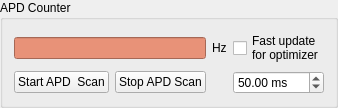
        <widget class="QGroupBox" name="groupBox_apd">
         <property name="title">
          <string>APD Counter</string>
         </property>
         <layout class="QGridLayout" name="gridLayout_5">
          <item row="0" column="2">
           <widget class="QLabel" name="label_16">
            <property name="text">
             <string>Hz</string>
            </property>
           </widget>
          </item>
          <item row="0" column="3">
           <widget class="QCheckBox" name="apd_optimize_timer_checkBox">
            <property name="text">
             <string>Fast update
for optimizer</string>
            </property>
           </widget>
          </item>
          <item row="1" column="0">
           <widget class="QPushButton" name="scan_apd_start_pushButton">
            <property name="text">
             <string>Start APD  Scan</string>
            </property>
           </widget>
          </item>
          <item row="1" column="1">
           <widget class="QPushButton" name="scan_apd_stop_pushButton">
            <property name="text">
             <string>Stop APD Scan</string>
            </property>
           </widget>
          </item>
          <item row="0" column="0" colspan="2">
           <widget class="QLineEdit" name="apd_counter_output_lineEdit">
            <property name="palette">
             <palette>
              <active>
               <colorrole role="WindowText">
                <brush brushstyle="SolidPattern">
                 <color alpha="255">
                  <red>0</red>
                  <green>0</green>
                  <blue>0</blue>
                 </color>
                </brush>
               </colorrole>
               <colorrole role="Button">
                <brush brushstyle="SolidPattern">
                 <color alpha="255">
                  <red>232</red>
                  <green>146</green>
                  <blue>120</blue>
                 </color>
                </brush>
               </colorrole>
               <colorrole role="Light">
                <brush brushstyle="SolidPattern">
                 <color alpha="255">
                  <red>255</red>
                  <green>232</green>
                  <blue>225</blue>
                 </color>
                </brush>
               </colorrole>
               <colorrole role="Midlight">
                <brush brushstyle="SolidPattern">
                 <color alpha="255">
                  <red>243</red>
                  <green>189</green>
                  <blue>172</blue>
                 </color>
                </brush>
               </colorrole>
               <colorrole role="Dark">
                <brush brushstyle="SolidPattern">
                 <color alpha="255">
                  <red>116</red>
                  <green>73</green>
                  <blue>60</blue>
                 </color>
                </brush>
               </colorrole>
               <colorrole role="Mid">
                <brush brushstyle="SolidPattern">
                 <color alpha="255">
                  <red>155</red>
                  <green>97</green>
                  <blue>80</blue>
                 </color>
                </brush>
               </colorrole>
               <colorrole role="Text">
                <brush brushstyle="SolidPattern">
                 <color alpha="255">
                  <red>0</red>
                  <green>0</green>
                  <blue>0</blue>
                 </color>
                </brush>
               </colorrole>
               <colorrole role="BrightText">
                <brush brushstyle="SolidPattern">
                 <color alpha="255">
                  <red>255</red>
                  <green>255</green>
                  <blue>255</blue>
                 </color>
                </brush>
               </colorrole>
               <colorrole role="ButtonText">
                <brush brushstyle="SolidPattern">
                 <color alpha="255">
                  <red>0</red>
                  <green>0</green>
                  <blue>0</blue>
                 </color>
                </brush>
               </colorrole>
               <colorrole role="Base">
                <brush brushstyle="SolidPattern">
                 <color alpha="255">
                  <red>232</red>
                  <green>146</green>
                  <blue>120</blue>
                 </color>
                </brush>
               </colorrole>
               <colorrole role="Window">
                <brush brushstyle="SolidPattern">
                 <color alpha="255">
                  <red>232</red>
                  <green>146</green>
                  <blue>120</blue>
                 </color>
                </brush>
               </colorrole>
               <colorrole role="Shadow">
                <brush brushstyle="SolidPattern">
                 <color alpha="255">
                  <red>0</red>
                  <green>0</green>
                  <blue>0</blue>
                 </color>
                </brush>
               </colorrole>
               <colorrole role="AlternateBase">
                <brush brushstyle="SolidPattern">
                 <color alpha="255">
                  <red>243</red>
                  <green>200</green>
                  <blue>187</blue>
                 </color>
                </brush>
               </colorrole>
               <colorrole role="ToolTipBase">
                <brush brushstyle="SolidPattern">
                 <color alpha="255">
                  <red>255</red>
                  <green>255</green>
                  <blue>220</blue>
                 </color>
                </brush>
               </colorrole>
               <colorrole role="ToolTipText">
                <brush brushstyle="SolidPattern">
                 <color alpha="255">
                  <red>0</red>
                  <green>0</green>
                  <blue>0</blue>
                 </color>
                </brush>
               </colorrole>
              </active>
              <inactive>
               <colorrole role="WindowText">
                <brush brushstyle="SolidPattern">
                 <color alpha="255">
                  <red>0</red>
                  <green>0</green>
                  <blue>0</blue>
                 </color>
                </brush>
               </colorrole>
               <colorrole role="Button">
                <brush brushstyle="SolidPattern">
                 <color alpha="255">
                  <red>232</red>
                  <green>146</green>
                  <blue>120</blue>
                 </color>
                </brush>
               </colorrole>
               <colorrole role="Light">
                <brush brushstyle="SolidPattern">
                 <color alpha="255">
                  <red>255</red>
                  <green>232</green>
                  <blue>225</blue>
                 </color>
                </brush>
               </colorrole>
               <colorrole role="Midlight">
                <brush brushstyle="SolidPattern">
                 <color alpha="255">
                  <red>243</red>
                  <green>189</green>
                  <blue>172</blue>
                 </color>
                </brush>
               </colorrole>
               <colorrole role="Dark">
                <brush brushstyle="SolidPattern">
                 <color alpha="255">
                  <red>116</red>
                  <green>73</green>
                  <blue>60</blue>
                 </color>
                </brush>
               </colorrole>
               <colorrole role="Mid">
                <brush brushstyle="SolidPattern">
                 <color alpha="255">
                  <red>155</red>
                  <green>97</green>
                  <blue>80</blue>
                 </color>
                </brush>
               </colorrole>
               <colorrole role="Text">
                <brush brushstyle="SolidPattern">
                 <color alpha="255">
                  <red>0</red>
                  <green>0</green>
                  <blue>0</blue>
                 </color>
                </brush>
               </colorrole>
               <colorrole role="BrightText">
                <brush brushstyle="SolidPattern">
                 <color alpha="255">
                  <red>255</red>
                  <green>255</green>
                  <blue>255</blue>
                 </color>
                </brush>
               </colorrole>
               <colorrole role="ButtonText">
                <brush brushstyle="SolidPattern">
                 <color alpha="255">
                  <red>0</red>
                  <green>0</green>
                  <blue>0</blue>
                 </color>
                </brush>
               </colorrole>
               <colorrole role="Base">
                <brush brushstyle="SolidPattern">
                 <color alpha="255">
                  <red>232</red>
                  <green>146</green>
                  <blue>120</blue>
                 </color>
                </brush>
               </colorrole>
               <colorrole role="Window">
                <brush brushstyle="SolidPattern">
                 <color alpha="255">
                  <red>232</red>
                  <green>146</green>
                  <blue>120</blue>
                 </color>
                </brush>
               </colorrole>
               <colorrole role="Shadow">
                <brush brushstyle="SolidPattern">
                 <color alpha="255">
                  <red>0</red>
                  <green>0</green>
                  <blue>0</blue>
                 </color>
                </brush>
               </colorrole>
               <colorrole role="AlternateBase">
                <brush brushstyle="SolidPattern">
                 <color alpha="255">
                  <red>243</red>
                  <green>200</green>
                  <blue>187</blue>
                 </color>
                </brush>
               </colorrole>
               <colorrole role="ToolTipBase">
                <brush brushstyle="SolidPattern">
                 <color alpha="255">
                  <red>255</red>
                  <green>255</green>
                  <blue>220</blue>
                 </color>
                </brush>
               </colorrole>
               <colorrole role="ToolTipText">
                <brush brushstyle="SolidPattern">
                 <color alpha="255">
                  <red>0</red>
                  <green>0</green>
                  <blue>0</blue>
                 </color>
                </brush>
               </colorrole>
              </inactive>
              <disabled>
               <colorrole role="WindowText">
                <brush brushstyle="SolidPattern">
                 <color alpha="255">
                  <red>116</red>
                  <green>73</green>
                  <blue>60</blue>
                 </color>
                </brush>
               </colorrole>
               <colorrole role="Button">
                <brush brushstyle="SolidPattern">
                 <color alpha="255">
                  <red>232</red>
                  <green>146</green>
                  <blue>120</blue>
                 </color>
                </brush>
               </colorrole>
               <colorrole role="Light">
                <brush brushstyle="SolidPattern">
                 <color alpha="255">
                  <red>255</red>
                  <green>232</green>
                  <blue>225</blue>
                 </color>
                </brush>
               </colorrole>
               <colorrole role="Midlight">
                <brush brushstyle="SolidPattern">
                 <color alpha="255">
                  <red>243</red>
                  <green>189</green>
                  <blue>172</blue>
                 </color>
                </brush>
               </colorrole>
               <colorrole role="Dark">
                <brush brushstyle="SolidPattern">
                 <color alpha="255">
                  <red>116</red>
                  <green>73</green>
                  <blue>60</blue>
                 </color>
                </brush>
               </colorrole>
               <colorrole role="Mid">
                <brush brushstyle="SolidPattern">
                 <color alpha="255">
                  <red>155</red>
                  <green>97</green>
                  <blue>80</blue>
                 </color>
                </brush>
               </colorrole>
               <colorrole role="Text">
                <brush brushstyle="SolidPattern">
                 <color alpha="255">
                  <red>116</red>
                  <green>73</green>
                  <blue>60</blue>
                 </color>
                </brush>
               </colorrole>
               <colorrole role="BrightText">
                <brush brushstyle="SolidPattern">
                 <color alpha="255">
                  <red>255</red>
                  <green>255</green>
                  <blue>255</blue>
                 </color>
                </brush>
               </colorrole>
               <colorrole role="ButtonText">
                <brush brushstyle="SolidPattern">
                 <color alpha="255">
                  <red>116</red>
                  <green>73</green>
                  <blue>60</blue>
                 </color>
                </brush>
               </colorrole>
               <colorrole role="Base">
                <brush brushstyle="SolidPattern">
                 <color alpha="255">
                  <red>232</red>
                  <green>146</green>
                  <blue>120</blue>
                 </color>
                </brush>
               </colorrole>
               <colorrole role="Window">
                <brush brushstyle="SolidPattern">
                 <color alpha="255">
                  <red>232</red>
                  <green>146</green>
                  <blue>120</blue>
                 </color>
                </brush>
               </colorrole>
               <colorrole role="Shadow">
                <brush brushstyle="SolidPattern">
                 <color alpha="255">
                  <red>0</red>
                  <green>0</green>
                  <blue>0</blue>
                 </color>
                </brush>
               </colorrole>
               <colorrole role="AlternateBase">
                <brush brushstyle="SolidPattern">
                 <color alpha="255">
                  <red>232</red>
                  <green>146</green>
                  <blue>120</blue>
                 </color>
                </brush>
               </colorrole>
               <colorrole role="ToolTipBase">
                <brush brushstyle="SolidPattern">
                 <color alpha="255">
                  <red>255</red>
                  <green>255</green>
                  <blue>220</blue>
                 </color>
                </brush>
               </colorrole>
               <colorrole role="ToolTipText">
                <brush brushstyle="SolidPattern">
                 <color alpha="255">
                  <red>0</red>
                  <green>0</green>
                  <blue>0</blue>
                 </color>
                </brush>
               </colorrole>
              </disabled>
             </palette>
            </property>
            <property name="readOnly">
             <bool>true</bool>
            </property>
           </widget>
          </item>
          <item row="1" column="3">
           <widget class="QDoubleSpinBox" name="apd_scan_int_doubleSpinBox">
            <property name="suffix">
             <string> ms</string>
            </property>
            <property name="decimals">
             <number>2</number>
            </property>
            <property name="minimum">
             <double>1.000000000000000</double>
            </property>
            <property name="maximum">
             <double>1000.000000000000000</double>
            </property>
            <property name="value">
             <double>50.000000000000000</double>
            </property>
           </widget>
          </item>
         </layout>
        </widget>
